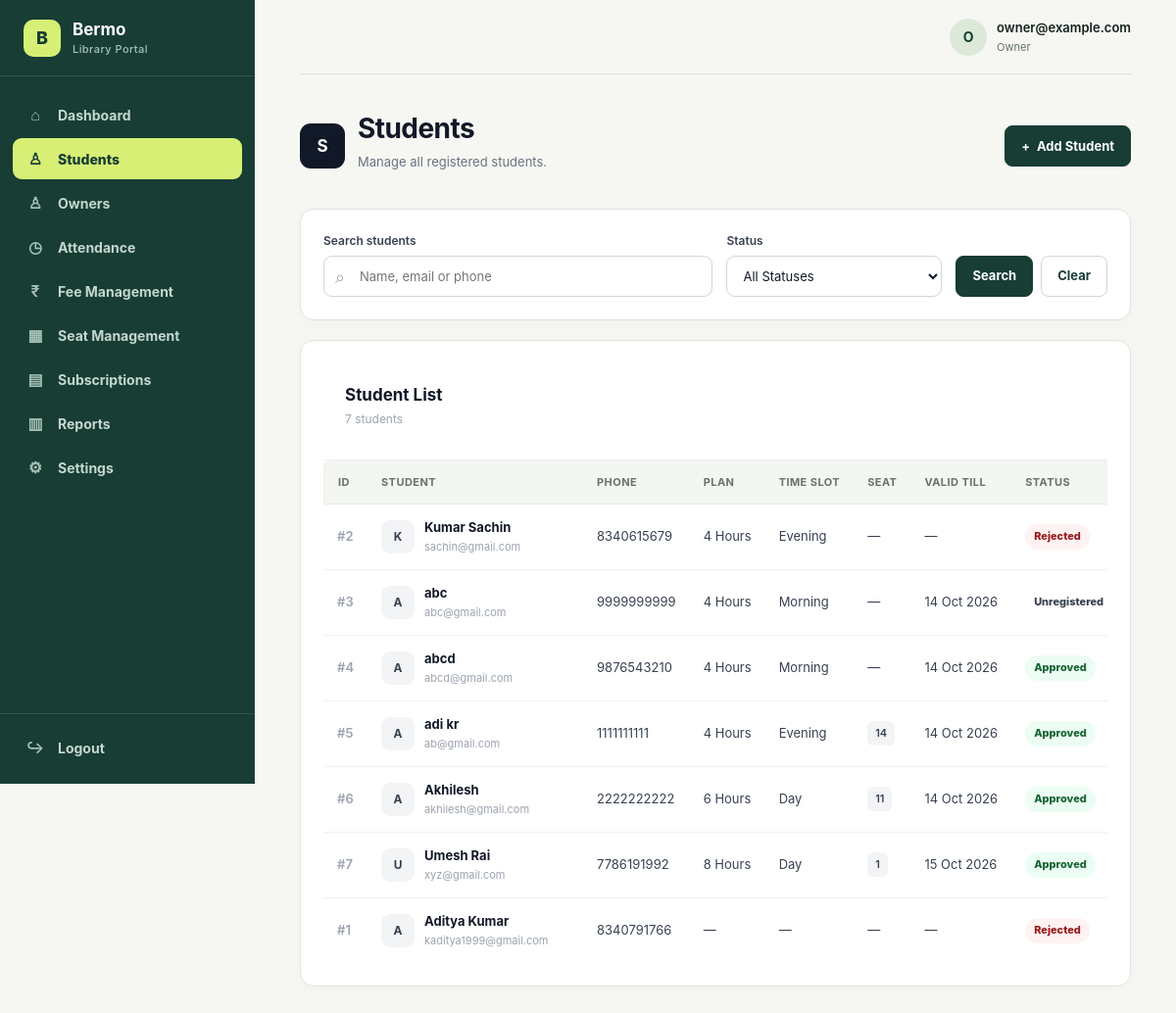
The app's page /management/students/ (signed in), older data.
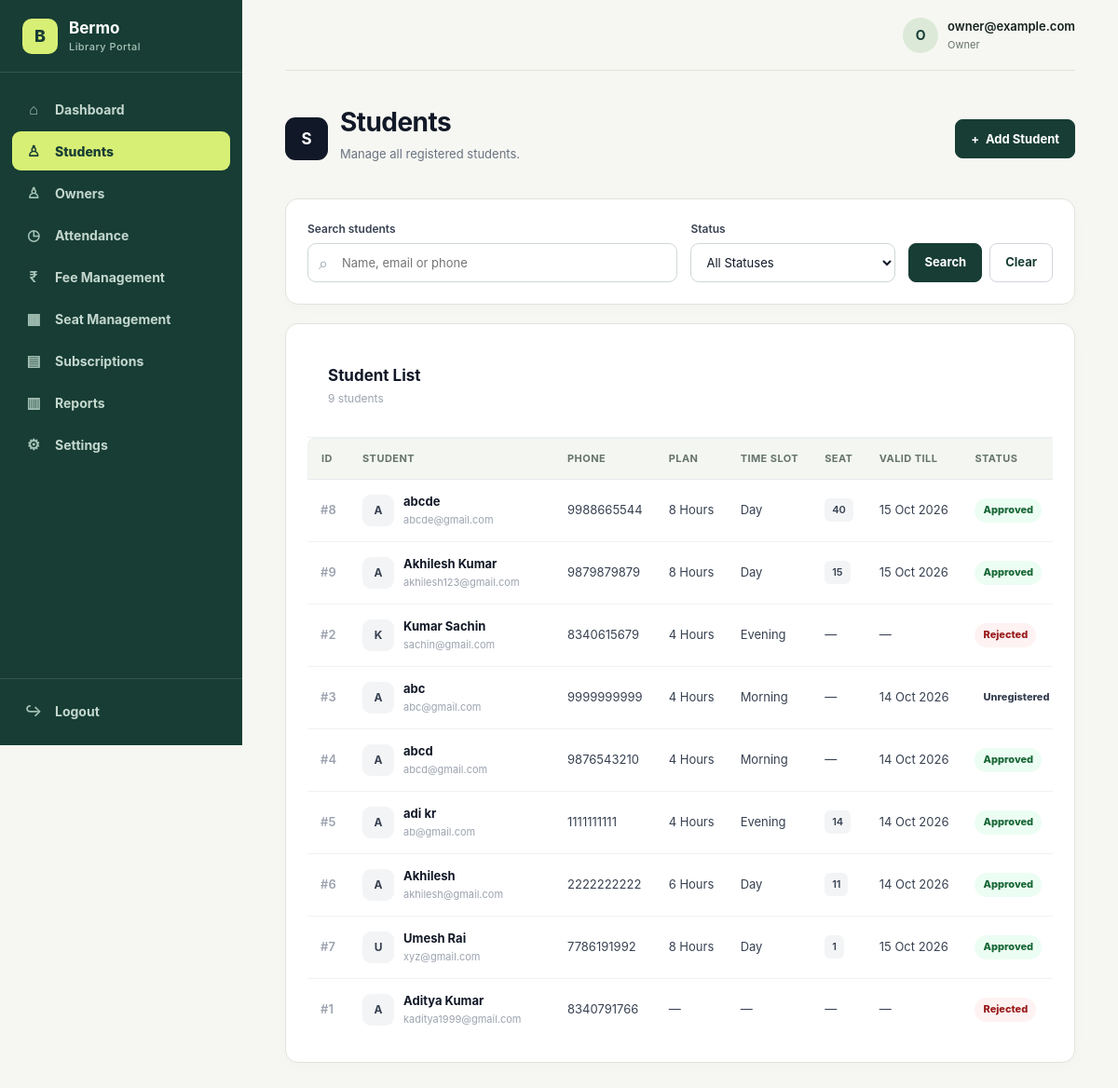
The same page, newer data.
### students/models.py (models this page shows, shortened)
class StudentProfile(models.Model):
    STATUS_CHOICES = [
        ("PENDING", "Pending Approval"),
        ("APPROVED", "Approved"),
        ("REJECTED", "Rejected"),
        ("UNREGISTERED", "Unregistered"),
    ]
    student_id = models.AutoField(primary_key=True)
    user = models.OneToOneField(
        settings.AUTH_USER_MODEL,
        on_delete=models.CASCADE,
        related_name="student_profile"
    )
    full_name = models.CharField(
        max_length=150
    )
    email = models.EmailField(
        unique=True,
    )
    phone = models.CharField(
        max_length=15
    )
    address = models.TextField(
        blank=True
    )
    date_of_birth = models.DateField(
        null=True,
        blank=True
    )
    photo = models.ImageField(
        upload_to="students/photos/",
        null=True,
        blank=True
    )
    aadhaar_document = models.FileField(
        upload_to="students/aadhaar/",
        null=True,
        blank=True
    )
    registration_date = models.DateField(
        auto_now_add=True
    )
    status = models.CharField(
        max_length=20,
        choices=STATUS_CHOICES,
        default="PENDING"
    )
    preferred_plan = models.ForeignKey(
    "library.SubscriptionPlan",
    on_delete=models.PROTECT,
    null=True,
    blank=True,
    related_name="preferred_students"
    )
    preferred_time_slot = models.ForeignKey(
    "library.TimeSlot",
    on_delete=models.PROTECT,
    null=True,
    blank=True,
    related_name="preferred_students"
    )
    approved_by = models.ForeignKey(
        settings.AUTH_USER_MODEL,
        on_delete=models.SET_NULL,
        null=True,
        blank=True,
        related_name="approved_students"
    )
    approved_at = models.DateTimeField(
        null=True,
        blank=True
    )
    rejection_reason = models.TextField(
        blank=True
    )

### library/models.py (models this page shows, shortened)
class SubscriptionPlan(models.Model):
    plan_id = models.AutoField(primary_key=True)
    name = models.CharField(max_length=100)
    hours_per_day = models.PositiveIntegerField()
    duration_days = models.PositiveIntegerField()
    fee = models.DecimalField(
        max_digits=10,
        decimal_places=2
    )
    is_active = models.BooleanField(default=True)

class TimeSlot(models.Model):
    slot_id = models.AutoField(primary_key=True)
    name = models.CharField(max_length=100)
    start_time = models.TimeField()
    is_active = models.BooleanField(default=True)
    class Meta:
        ordering = ["start_time", "name"]

class Subscription(models.Model):
    STATUS_CHOICES = [
        ("ACTIVE", "Active"),
        ("EXPIRED", "Expired"),
        ("CANCELLED", "Cancelled"),
    ]
    subscription_id = models.AutoField(primary_key=True)
    student = models.ForeignKey(
        StudentProfile,
        on_delete=models.PROTECT,
        related_name="subscriptions"
    )
    plan = models.ForeignKey(
        SubscriptionPlan,
        on_delete=models.PROTECT,
        related_name="subscriptions"
    )
    time_slot = models.ForeignKey(
        TimeSlot,
        on_delete=models.PROTECT,
        null=True,
        blank=True,
        related_name="subscriptions"
    )
    start_date = models.DateField()
    end_date = models.DateField()
    status = models.CharField(
        max_length=20,
        choices=STATUS_CHOICES,
        default="ACTIVE"
    )
    created_at = models.DateTimeField(auto_now_add=True)

class SeatAllocation(models.Model):
    STATUS_CHOICES = [
        ("ACTIVE", "Active"),
        ("ENDED", "Ended"),
    ]
    allocation_id = models.AutoField(primary_key=True)
    student = models.ForeignKey(
        StudentProfile,
        on_delete=models.PROTECT,
        related_name="seat_allocations"
    )
    seat = models.ForeignKey(
        Seat,
        on_delete=models.PROTECT,
        related_name="allocations"
    )
    subscription = models.ForeignKey(
        Subscription,
        on_delete=models.PROTECT,
        related_name="seat_allocations"
    )
    start_date = models.DateField()
    end_date = models.DateField()
    start_time = models.TimeField(
        null=True,
        blank=True
    )
    end_time = models.TimeField(
        null=True,
        blank=True
    )
    status = models.CharField(
        max_length=20,
        choices=STATUS_CHOICES,
        default="ACTIVE"
    )

class Seat(models.Model):
    STATUS_CHOICES = [
        ("AVAILABLE", "Available"),
        ("OCCUPIED", "Occupied"),
        ("MAINTENANCE", "Maintenance"),
    ]
    seat_id = models.AutoField(primary_key=True)
    library = models.ForeignKey(
        Library,
        on_delete=models.CASCADE,
        related_name="seats"
    )
    seat_number = models.CharField(max_length=20)
    status = models.CharField(
        max_length=20,
        choices=STATUS_CHOICES,
        default="AVAILABLE"
    )
    class Meta:
        constraints = [
            models.UniqueConstraint(
                fields=["library", "seat_number"],
                name="unique_seat_per_library"
            )
        ]

### management/views.py (the view)
# urls.py: path('students/', include('students.urls')),
@login_required
def students(request):
    status_filter = request.GET.get("status", "").strip()
    search_query = request.GET.get("search", "").strip()
    today = timezone.localdate()
    expiry_limit = today + timedelta(days=7)
    students_queryset = StudentProfile.objects.select_related(
        "user",
        "preferred_plan",
        "preferred_time_slot",
    ).prefetch_related(
        "subscriptions__plan",
        "subscriptions__time_slot",
        "seat_allocations__seat",
    ).annotate(
        list_priority=models.Case(
            models.When(status="PENDING", then=models.Value(0)),
            models.When(
                subscriptions__status="ACTIVE",
                subscriptions__end_date__range=(today, expiry_limit),
                then=models.Value(1),
            ),
            default=models.Value(2),
            output_field=models.IntegerField(),
        ),
        upcoming_expiry=models.Min(
            "subscriptions__end_date",
            filter=models.Q(
                subscriptions__status="ACTIVE",
                subscriptions__end_date__range=(today, expiry_limit),
            ),
        ),
    ).order_by("list_priority", "upcoming_expiry", "-registration_date")
    if search_query:
        students_queryset = students_queryset.filter(
            models.Q(full_name__icontains=search_query)
            | models.Q(email__icontains=search_query)
            | models.Q(phone__icontains=search_query)
        )
    if status_filter:
        students_queryset = students_queryset.filter(
            status=status_filter
        )
    return render(
        request,
        "management/students.html",
        {
            "students": students_queryset,
            "status_filter": status_filter,
            "search_query": search_query,
        },
    )

### management/views.py (called while the page is built)
def owner_required(view_func):
    @login_required
    @wraps(view_func)
    def wrapped_view(request, *args, **kwargs):
        if request.user.role != "OWNER":
            raise PermissionDenied("Only library owners can access management pages.")
        return view_func(request, *args, **kwargs)
    return wrapped_view

### templates/management/students.html (shortened to what the changed rows need)
{% extends "management/base.html" %}
{% block content %}
<div class="page-header">
    <div class="page-header-content">
        <div>
            <h1>Students</h1>
        </div>
    </div>
</div>
<div class="card students-list-card">
    <div class="list-header">
        <div>
            <h2>Student List</h2>
            <p>
                {{ students|length }}
                student{{ students|length|pluralize }}
            </p>
        </div>
    </div>
    {% if students %}
    <div class="students-table-wrapper">
        <table class="students-table">
            <thead>
                <tr>
                    <th class="col-id">
                        ID
                    </th>
                    <th class="col-student">
                        Student
                    </th>
                    <th>
                        Phone
                    </th>
                    <th>
                        Plan
                    </th>
                    <th>
                        Time Slot
                    </th>
                    <th>
                        Seat
                    </th>
                    <th>
                        Valid Till
                    </th>
                    <th>
                        Status
                    </th>
                </tr>
            </thead>
            <tbody>
                {% for student in students %}
                    {% with subscription=student.subscriptions.all|first %}
                    {% with allocation=student.seat_allocations.all|first %}
                    <tr>
                        <td class="student-id">
                            #{{ student.student_id }}
                        </td>
                        <td>
                            <div class="student-cell">
                                <div class="student-avatar">
                                    {{ student.full_name|first|upper }}
                                </div>
                                <div class="student-info">
                                    <strong>
                                        {{ student.full_name }}
                                    </strong>
                                    <span>
                                        {{ student.email }}
                                    </span>
                                </div>
                            </div>
                        </td>
                        <td>
                            {{ student.phone }}
                        </td>
                        <td>
                            {% if subscription %}
                                {{ subscription.plan.name }}
                            {% elif student.preferred_plan %}
                                {{ student.preferred_plan.name }}
                            {% else %}
                                <span class="muted">
                                    —
                                </span>
                            {% endif %}
                        </td>
                        <td>
                            {% if subscription and subscription.time_slot %}
                                {{ subscription.time_slot.name }}
                            {% elif student.preferred_time_slot %}
                                {{ student.preferred_time_slot.name }}
                            {% else %}
                                <span class="muted">
                                    —
                                </span>
                            {% endif %}
                        </td>
                        <td>
                            {% if allocation and allocation.status == "ACTIVE" %}
                                <span class="seat-label">
                                    {{ allocation.seat.seat_number }}
                                </span>
                            {% else %}
                                <span class="muted">
                                    —
                                </span>
                            {% endif %}
                        </td>
                        <td>
                            {% if subscription %}
                                {{ subscription.end_date|date:"d M Y" }}
                            {% else %}
                                <span class="muted">
                                    —
                                </span>
                            {% endif %}
                        </td>
                        <td>
                            {% if student.status == "PENDING" %}
                                <span class="status status-pending">
                                    Pending
                                </span>
                            {% elif student.status == "APPROVED" %}
                                <span class="status status-approved">
                                    Approved
                                </span>
                            {% elif student.status == "REJECTED" %}
                                <span class="status status-rejected">
                                    Rejected
                                </span>
                            {% elif student.status == "UNREGISTERED" %}
                                <span class="status status-unregistered">
                                    Unregistered
                                </span>
                            {% endif %}
                        </td>
                    </tr>
                    {% endwith %}
                    {% endwith %}
                {% endfor %}
            </tbody>
        </table>
    </div>
    {% endif %}
</div>
{% endblock %}

Row changes from the older to the newer data that the page shows:
added StudentProfile: student_id "8", full_name|first "A", full_name "abcde", email "abcde@gmail.com", phone "9988665544", subscriptions.plan.name "8 Hours", subscriptions.time_slot.name "Day", seat_allocations.seat.seat_number "40", subscriptions.end_date "15 Oct 2026", status "Approved"
added StudentProfile: student_id "9", full_name|first "A", full_name "Akhilesh Kumar", email "akhilesh123@gmail.com", phone "9879879879", subscriptions.plan.name "8 Hours", subscriptions.time_slot.name "Day", seat_allocations.seat.seat_number "15", subscriptions.end_date "15 Oct 2026", status "Approved"
Text that changed along with them:
{{ students|length }}: "7" → "9"
